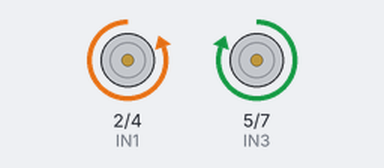
Simulated run of this sketch. Board: Arduino Uno, built with avr-gcc and run on an emulated ATmega328P. Parts: motor-driver pin pairs drawn as motors (green arrow = first pin HIGH = forward, orange = second pin HIGH = backward, longer = more drive, scaled by the enable pin).

Above: at 0.5 s.
At 2.7 s:
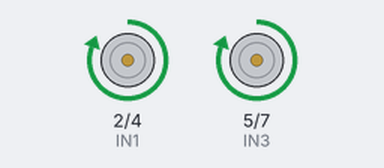
At 5.5 s:
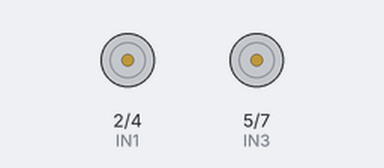
At 9.5 s:
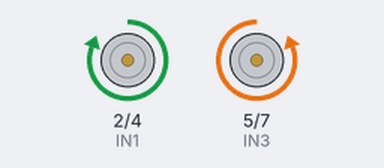
Timing chart, 0 to 10.4 s (numbered marks = the images above):
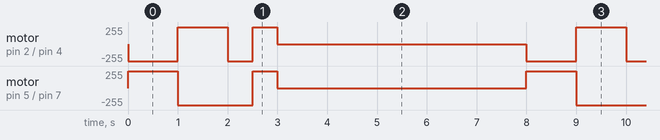

The sketch:

Robot_1_driving.ino
```cpp
int ENA = 3;
int IN1 = 2;
int IN2 = 4;
int ENB = 6;
int IN3 = 5;
int IN4 = 7;

void setup()
{
  pinMode(ENA, OUTPUT);
  pinMode(IN1, OUTPUT);
  pinMode(IN2, OUTPUT);
  pinMode(ENB, OUTPUT);
  pinMode(IN3, OUTPUT);
  pinMode(IN4, OUTPUT);
}

void loop()
{
  EnableMotors(255, 255);
  MoveForward(1000);
  MoveBackward(1000);
  MoveClockwise(500);
  MoveCounterclockwise(500);
  StopMotors();

  delay(5000);
}

void EnableMotors(int motorASpeed, int motorBSpeed)
{
  analogWrite(ENA, motorASpeed);
  analogWrite(ENB, motorBSpeed);
}

void StopMotors()
{
  digitalWrite(ENA, LOW);
  digitalWrite(ENB, LOW);
}

void MoveForward(int duration)
{
  digitalWrite(IN1, LOW);
  digitalWrite(IN2, HIGH);
  digitalWrite(IN3, HIGH);
  digitalWrite(IN4, LOW);
  delay(duration);
}

void MoveBackward(int duration)
{
  digitalWrite(IN1, HIGH);
  digitalWrite(IN2, LOW);
  digitalWrite(IN3, LOW);
  digitalWrite(IN4, HIGH);
  delay(duration);
}

void MoveClockwise(int duration)
{
  digitalWrite(IN1, LOW);
  digitalWrite(IN2, HIGH);
  digitalWrite(IN3, LOW);
  digitalWrite(IN4, HIGH);
  delay(duration);
}

void MoveCounterclockwise(int duration)
{
  digitalWrite(IN1, HIGH);
  digitalWrite(IN2, LOW);
  digitalWrite(IN3, HIGH);
  digitalWrite(IN4, LOW);
  delay(duration);
}
```

Measured:
- by itself, motor on pin 5 (IN3) / pin 7 (IN4): repeats every 8.0 s: backward 255/255 1.5 s, forward 255/255 0.50 s, stopped 5.0 s, forward 255/255 1.0 s
- by itself, motor on pin 2 (IN1) / pin 4 (IN2): repeats every 8.0 s: forward 255/255 1.0 s, backward 255/255 0.50 s, forward 255/255 0.50 s, stopped 5.0 s, backward 255/255 1.0 s
